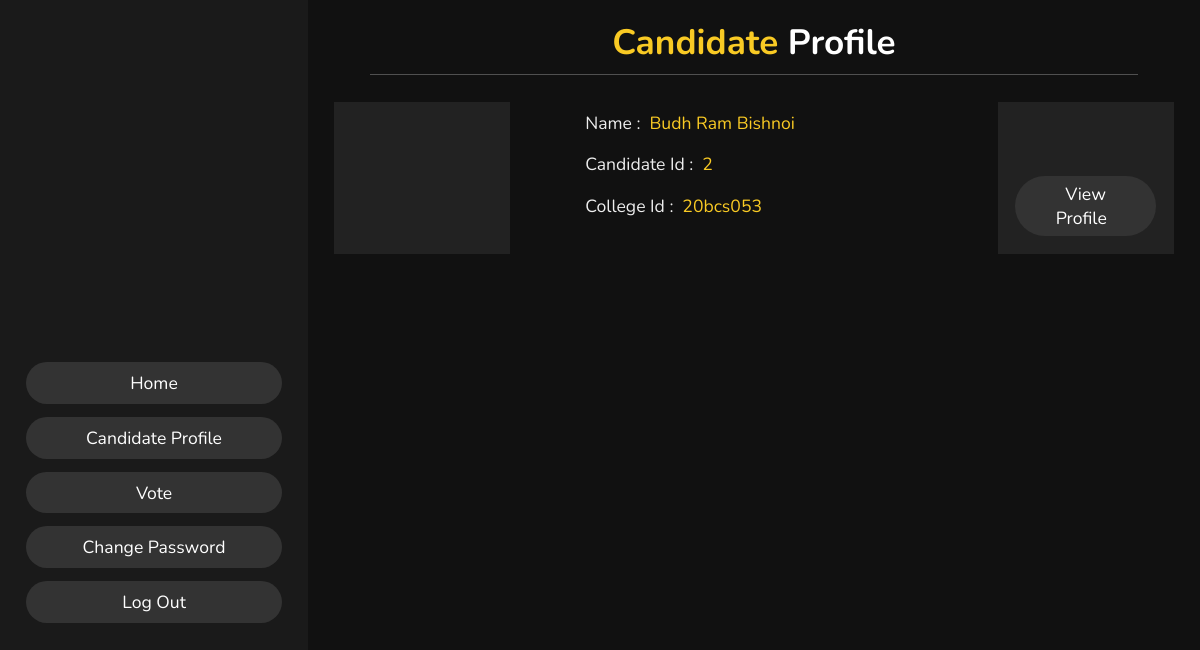
/CandidateProfile.php (signed in), run on the app's committed database.
### tables this page shows
CREATE TABLE `candidate` (
  `candidate_id` varchar(15) NOT NULL,
  `college_id` varchar(15) NOT NULL,
  `candidate_name` char(30) NOT NULL,
  `course` char(30) NOT NULL,
  `branch` char(30) NOT NULL,
  `year` int(10) NOT NULL,
  `email` varchar(30) NOT NULL,
  `mobile_number` bigint(10) NOT NULL,
  `image` varchar(50) NOT NULL
);

### CandidateProfile.php (the view, shortened to what this page needs)
<?php
if(isset($_SESSION['IS_AUTHENTICATED']) && $_SESSION['IS_AUTHENTICATED'] == 1)
{
       $link = mysqli_connect('localhost', 'root', '','election');
       $qry='SELECT * FROM candidate';
       $result=mysqli_query($link, $qry) ;
?>
<!DOCTYPE html>
<html lang="en">
<head>
    <link rel="stylesheet" href="https://cdnjs.cloudflare.com/ajax/libs/font-awesome/5.15.2/css/all.min.css">
    <link rel="stylesheet" href="style.css">
</head>
<body>
<?php include('StudentHeader.php') ?>
<section class="about" id="about">
    <h1 class="heading"> <span>Candidate</span> Profile </h1>
    <div class="row">
        <div class="counter">
        <?php
        while ($row = mysqli_fetch_assoc($result))
       {
        ?>
            <div class="box">
                <h3><img src="<?php echo $row['image'];?>" alt="" style="height: 150px;"></h3>
            </div>
            <div class="info">
                <h3> <span> name : </span> <?php echo $row['candidate_name'];?> </h3>
                <h3> <span> candidate id : </span> <?php echo $row['candidate_id'];?> </h3>
                <h3> <span> college id : </span> <?php echo $row['college_id'];?> </h3>
            </div>
            <div class="box">
                <h3><a href="CandidateView.php?id=<?php echo $row['candidate_id'];?>"><button class="btn"> View Profile <i class="icon-resize-full"></i> </button></a></h3>
            </div>
       <?php
       }
       ?>
        </div>
    </div>
    </section>
</body>
<?php
exit();
}
else{
    header('location:student.php');
    exit();
}
?>

### style.css (style rules this page uses)
html,body { background: #6665ee; font-family: 'Poppins', sans-serif; }

### style1.css (style rules this page uses)
:root { --yellow:#f9ca24; }
* { font-family: 'Nunito', sans-serif; margin:0; padding:0; box-sizing: border-box; text-decoration: none; outline: none; border:none; text-transform: capitalize; transition: all .2s linear; }
html { font-size: 62.5%; overflow-x: hidden; }
body { background:#111; overflow-x: hidden; padding-left: 35rem; }
section { min-height: 100vh; padding:1rem; }
.btn { padding:.7rem 3rem; background:#333; color:#fff; cursor: pointer; margin-top: 1rem; font-size: 2rem; border-radius: 5rem; }
.btn i { padding:0 .5rem; font-size: 1.8rem; }
.heading { text-align: center; margin:0 6rem; font-size: 4rem; padding:1rem; border-bottom: .1rem solid #fff4; color:#fff; }
.heading span { color:var(--yellow); }
.about .row { display: flex; align-items: center; justify-content: center; flex-wrap: wrap; padding:1rem 0; }
.about .row .info { flex:1 1 48rem; padding:2rem 1rem; padding-left: 6rem; }
.about .row .info h3 { font-size: 2rem; color:var(--yellow); padding:1rem 0; font-weight: normal; }
.about .row .info h3 span { color:#eee; padding:0 .5rem; }
.about .row .counter { flex:1 1 48rem; display: flex; justify-content: center; flex-wrap: wrap; }
.about .row .counter .box { width:20rem; background:#222; text-align: center; padding: 2rem; margin:2rem; }
.about .row .counter .box h3 { font-size: 2rem; color:#fff; }
@media (max-width:1200px) { html { font-size: 55%; } }

### data on the page
candidate: candidate_name "Budh Ram Bishnoi", candidate_id "2", college "20bcs053"
